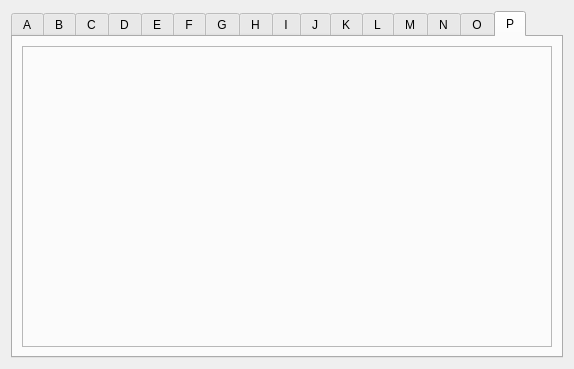
<?xml version="1.0" encoding="UTF-8"?>
<ui version="4.0">
 <class>EFrame</class>
 <widget class="QEFrame" name="EFrame">
  <property name="geometry">
   <rect>
    <x>0</x>
    <y>0</y>
    <width>574</width>
    <height>369</height>
   </rect>
  </property>
  <property name="windowTitle">
   <string>Profile plot</string>
  </property>
  <layout class="QVBoxLayout" name="verticalLayout_3">
   <item>
    <widget class="QTabWidget" name="tabWidget">
     <property name="currentIndex">
      <number>15</number>
     </property>
     <property name="elideMode">
      <enum>Qt::ElideNone</enum>
     </property>
     <widget class="QWidget" name="tab">
      <attribute name="title">
       <string>A</string>
      </attribute>
      <layout class="QVBoxLayout" name="verticalLayout_2">
       <item>
        <widget class="QFrame" name="frame_2">
         <property name="frameShape">
          <enum>QFrame::StyledPanel</enum>
         </property>
         <property name="frameShadow">
          <enum>QFrame::Raised</enum>
         </property>
         <layout class="QVBoxLayout" name="verticalLayout">
          <item>
           <widget class="QEPlot" name="qeplot_2">
            <property name="font">
             <font>
              <family>Abyssinica SIL</family>
              <pointsize>9</pointsize>
             </font>
            </property>
            <property name="variable1" stdset="0">
             <string>$(DMC)Prof1:M1Positions</string>
            </property>
            <property name="axisEnableX">
             <bool>true</bool>
            </property>
            <property name="gridEnableMajorX">
             <bool>true</bool>
            </property>
            <property name="gridEnableMajorY">
             <bool>true</bool>
            </property>
            <property name="xIncrement">
             <double>1.000000000000000</double>
            </property>
            <property name="timeSpan">
             <UInt>59</UInt>
            </property>
            <property name="tickRate">
             <UInt>50</UInt>
            </property>
           </widget>
          </item>
         </layout>
        </widget>
       </item>
      </layout>
     </widget>
     <widget class="QWidget" name="tab_2">
      <attribute name="title">
       <string>B</string>
      </attribute>
      <layout class="QVBoxLayout" name="verticalLayout_5">
       <item>
        <widget class="QFrame" name="frame_3">
         <property name="frameShape">
          <enum>QFrame::StyledPanel</enum>
         </property>
         <property name="frameShadow">
          <enum>QFrame::Raised</enum>
         </property>
         <layout class="QVBoxLayout" name="verticalLayout_4">
          <item>
           <widget class="QEPlot" name="qeplot_3">
            <property name="font">
             <font>
              <family>Abyssinica SIL</family>
              <pointsize>9</pointsize>
             </font>
            </property>
            <property name="variable1" stdset="0">
             <string>$(DMC)Prof1:M2Positions</string>
            </property>
            <property name="axisEnableX">
             <bool>true</bool>
            </property>
            <property name="gridEnableMajorX">
             <bool>true</bool>
            </property>
            <property name="gridEnableMajorY">
             <bool>true</bool>
            </property>
            <property name="xIncrement">
             <double>1.000000000000000</double>
            </property>
            <property name="timeSpan">
             <UInt>59</UInt>
            </property>
            <property name="tickRate">
             <UInt>50</UInt>
            </property>
           </widget>
          </item>
         </layout>
        </widget>
       </item>
      </layout>
     </widget>
     <widget class="QWidget" name="tab_3">
      <attribute name="title">
       <string>C</string>
      </attribute>
      <layout class="QVBoxLayout" name="verticalLayout_7">
       <item>
        <widget class="QFrame" name="frame_4">
         <property name="frameShape">
          <enum>QFrame::StyledPanel</enum>
         </property>
         <property name="frameShadow">
          <enum>QFrame::Raised</enum>
         </property>
         <layout class="QVBoxLayout" name="verticalLayout_6">
          <item>
           <widget class="QEPlot" name="qeplot_4">
            <property name="font">
             <font>
              <family>Abyssinica SIL</family>
              <pointsize>9</pointsize>
             </font>
            </property>
            <property name="variable1" stdset="0">
             <string>$(DMC)Prof1:M3Positions</string>
            </property>
            <property name="axisEnableX">
             <bool>true</bool>
            </property>
            <property name="gridEnableMajorX">
             <bool>true</bool>
            </property>
            <property name="gridEnableMajorY">
             <bool>true</bool>
            </property>
            <property name="xIncrement">
             <double>1.000000000000000</double>
            </property>
            <property name="timeSpan">
             <UInt>59</UInt>
            </property>
            <property name="tickRate">
             <UInt>50</UInt>
            </property>
           </widget>
          </item>
         </layout>
        </widget>
       </item>
      </layout>
     </widget>
     <widget class="QWidget" name="tab_4">
      <attribute name="title">
       <string>D</string>
      </attribute>
      <layout class="QVBoxLayout" name="verticalLayout_9">
       <item>
        <widget class="QFrame" name="frame_5">
         <property name="frameShape">
          <enum>QFrame::StyledPanel</enum>
         </property>
         <property name="frameShadow">
          <enum>QFrame::Raised</enum>
         </property>
         <layout class="QVBoxLayout" name="verticalLayout_8">
          <item>
           <widget class="QEPlot" name="qeplot_5">
            <property name="font">
             <font>
              <family>Abyssinica SIL</family>
              <pointsize>9</pointsize>
             </font>
            </property>
            <property name="variable1" stdset="0">
             <string>$(DMC)Prof1:M4Positions</string>
            </property>
            <property name="axisEnableX">
             <bool>true</bool>
            </property>
            <property name="gridEnableMajorX">
             <bool>true</bool>
            </property>
            <property name="gridEnableMajorY">
             <bool>true</bool>
            </property>
            <property name="xIncrement">
             <double>1.000000000000000</double>
            </property>
            <property name="timeSpan">
             <UInt>59</UInt>
            </property>
            <property name="tickRate">
             <UInt>50</UInt>
            </property>
           </widget>
          </item>
         </layout>
        </widget>
       </item>
      </layout>
     </widget>
     <widget class="QWidget" name="tab_5">
      <attribute name="title">
       <string>E</string>
      </attribute>
      <layout class="QVBoxLayout" name="verticalLayout_11">
       <item>
        <widget class="QFrame" name="frame_6">
         <property name="frameShape">
          <enum>QFrame::StyledPanel</enum>
         </property>
         <property name="frameShadow">
          <enum>QFrame::Raised</enum>
         </property>
         <layout class="QVBoxLayout" name="verticalLayout_10">
          <item>
           <widget class="QEPlot" name="qeplot_6">
            <property name="font">
             <font>
              <family>Abyssinica SIL</family>
              <pointsize>9</pointsize>
             </font>
            </property>
            <property name="variable1" stdset="0">
             <string>$(DMC)Prof1:M5Positions</string>
            </property>
            <property name="axisEnableX">
             <bool>true</bool>
            </property>
            <property name="gridEnableMajorX">
             <bool>true</bool>
            </property>
            <property name="gridEnableMajorY">
             <bool>true</bool>
            </property>
            <property name="xIncrement">
             <double>1.000000000000000</double>
            </property>
            <property name="timeSpan">
             <UInt>59</UInt>
            </property>
            <property name="tickRate">
             <UInt>50</UInt>
            </property>
           </widget>
          </item>
         </layout>
        </widget>
       </item>
      </layout>
     </widget>
     <widget class="QWidget" name="tab_6">
      <attribute name="title">
       <string>F</string>
      </attribute>
      <layout class="QVBoxLayout" name="verticalLayout_13">
       <item>
        <widget class="QFrame" name="frame_7">
         <property name="frameShape">
          <enum>QFrame::StyledPanel</enum>
         </property>
         <property name="frameShadow">
          <enum>QFrame::Raised</enum>
         </property>
         <layout class="QVBoxLayout" name="verticalLayout_12">
          <item>
           <widget class="QEPlot" name="qeplot_7">
            <property name="font">
             <font>
              <family>Abyssinica SIL</family>
              <pointsize>9</pointsize>
             </font>
            </property>
            <property name="variable1" stdset="0">
             <string>$(DMC)Prof1:M6Positions</string>
            </property>
            <property name="axisEnableX">
             <bool>true</bool>
            </property>
            <property name="gridEnableMajorX">
             <bool>true</bool>
            </property>
            <property name="gridEnableMajorY">
             <bool>true</bool>
            </property>
            <property name="xIncrement">
             <double>1.000000000000000</double>
            </property>
            <property name="timeSpan">
             <UInt>59</UInt>
            </property>
            <property name="tickRate">
             <UInt>50</UInt>
            </property>
           </widget>
          </item>
         </layout>
        </widget>
       </item>
      </layout>
     </widget>
     <widget class="QWidget" name="tab_7">
      <attribute name="title">
       <string>G</string>
      </attribute>
      <layout class="QVBoxLayout" name="verticalLayout_15">
       <item>
        <widget class="QFrame" name="frame_8">
         <property name="frameShape">
          <enum>QFrame::StyledPanel</enum>
         </property>
         <property name="frameShadow">
          <enum>QFrame::Raised</enum>
         </property>
         <layout class="QVBoxLayout" name="verticalLayout_14">
          <item>
           <widget class="QEPlot" name="qeplot_8">
            <property name="font">
             <font>
              <family>Abyssinica SIL</family>
              <pointsize>9</pointsize>
             </font>
            </property>
            <property name="variable1" stdset="0">
             <string>$(DMC)Prof1:M7Positions</string>
            </property>
            <property name="axisEnableX">
             <bool>true</bool>
            </property>
            <property name="gridEnableMajorX">
             <bool>true</bool>
            </property>
            <property name="gridEnableMajorY">
             <bool>true</bool>
            </property>
            <property name="xIncrement">
             <double>1.000000000000000</double>
            </property>
            <property name="timeSpan">
             <UInt>59</UInt>
            </property>
            <property name="tickRate">
             <UInt>50</UInt>
            </property>
           </widget>
          </item>
         </layout>
        </widget>
       </item>
      </layout>
     </widget>
     <widget class="QWidget" name="tab_8">
      <attribute name="title">
       <string>H</string>
      </attribute>
      <layout class="QVBoxLayout" name="verticalLayout_17">
       <item>
        <widget class="QFrame" name="frame_9">
         <property name="frameShape">
          <enum>QFrame::StyledPanel</enum>
         </property>
         <property name="frameShadow">
          <enum>QFrame::Raised</enum>
         </property>
         <layout class="QVBoxLayout" name="verticalLayout_16">
          <item>
           <widget class="QEPlot" name="qeplot_9">
            <property name="font">
             <font>
              <family>Abyssinica SIL</family>
              <pointsize>9</pointsize>
             </font>
            </property>
            <property name="variable1" stdset="0">
             <string>$(DMC)Prof1:M8Positions</string>
            </property>
            <property name="axisEnableX">
             <bool>true</bool>
            </property>
            <property name="gridEnableMajorX">
             <bool>true</bool>
            </property>
            <property name="gridEnableMajorY">
             <bool>true</bool>
            </property>
            <property name="xIncrement">
             <double>1.000000000000000</double>
            </property>
            <property name="timeSpan">
             <UInt>59</UInt>
            </property>
            <property name="tickRate">
             <UInt>50</UInt>
            </property>
           </widget>
          </item>
         </layout>
        </widget>
       </item>
      </layout>
     </widget>
     <widget class="QWidget" name="tab_9">
      <attribute name="title">
       <string>I</string>
      </attribute>
      <layout class="QVBoxLayout" name="verticalLayout_19">
       <item>
        <widget class="QFrame" name="frame_10">
         <property name="frameShape">
          <enum>QFrame::StyledPanel</enum>
         </property>
         <property name="frameShadow">
          <enum>QFrame::Raised</enum>
         </property>
         <layout class="QVBoxLayout" name="verticalLayout_18">
          <item>
           <widget class="QEPlot" name="qeplot_10">
            <property name="font">
             <font>
              <family>Abyssinica SIL</family>
              <pointsize>9</pointsize>
             </font>
            </property>
            <property name="variable1" stdset="0">
             <string>$(DMC)Prof1:M9Positions</string>
            </property>
            <property name="axisEnableX">
             <bool>true</bool>
            </property>
            <property name="gridEnableMajorX">
             <bool>true</bool>
            </property>
            <property name="gridEnableMajorY">
             <bool>true</bool>
            </property>
            <property name="xIncrement">
             <double>1.000000000000000</double>
            </property>
            <property name="timeSpan">
             <UInt>59</UInt>
            </property>
            <property name="tickRate">
             <UInt>50</UInt>
            </property>
           </widget>
          </item>
         </layout>
        </widget>
       </item>
      </layout>
     </widget>
     <widget class="QWidget" name="tab_10">
      <attribute name="title">
       <string>J</string>
      </attribute>
      <layout class="QVBoxLayout" name="verticalLayout_21">
       <item>
        <widget class="QFrame" name="frame_11">
         <property name="frameShape">
          <enum>QFrame::StyledPanel</enum>
         </property>
         <property name="frameShadow">
          <enum>QFrame::Raised</enum>
         </property>
         <layout class="QVBoxLayout" name="verticalLayout_20">
          <item>
           <widget class="QEPlot" name="qeplot_11">
            <property name="font">
             <font>
              <family>Abyssinica SIL</family>
              <pointsize>9</pointsize>
             </font>
            </property>
            <property name="variable1" stdset="0">
             <string>$(DMC)Prof1:M10Positions</string>
            </property>
            <property name="axisEnableX">
             <bool>true</bool>
            </property>
            <property name="gridEnableMajorX">
             <bool>true</bool>
            </property>
            <property name="gridEnableMajorY">
             <bool>true</bool>
            </property>
            <property name="xIncrement">
             <double>1.000000000000000</double>
            </property>
            <property name="timeSpan">
             <UInt>59</UInt>
            </property>
            <property name="tickRate">
             <UInt>50</UInt>
            </property>
           </widget>
          </item>
         </layout>
        </widget>
       </item>
      </layout>
     </widget>
     <widget class="QWidget" name="tab_11">
      <attribute name="title">
       <string>K</string>
      </attribute>
      <layout class="QVBoxLayout" name="verticalLayout_23">
       <item>
        <widget class="QFrame" name="frame_12">
         <property name="frameShape">
          <enum>QFrame::StyledPanel</enum>
         </property>
         <property name="frameShadow">
          <enum>QFrame::Raised</enum>
         </property>
         <layout class="QVBoxLayout" name="verticalLayout_22">
          <item>
           <widget class="QEPlot" name="qeplot_12">
            <property name="font">
             <font>
              <family>Abyssinica SIL</family>
              <pointsize>9</pointsize>
             </font>
            </property>
            <property name="variable1" stdset="0">
             <string>$(DMC)Prof1:M11Positions</string>
            </property>
            <property name="axisEnableX">
             <bool>true</bool>
            </property>
            <property name="gridEnableMajorX">
             <bool>true</bool>
            </property>
            <property name="gridEnableMajorY">
             <bool>true</bool>
            </property>
            <property name="xIncrement">
             <double>1.000000000000000</double>
            </property>
            <property name="timeSpan">
             <UInt>59</UInt>
            </property>
            <property name="tickRate">
             <UInt>50</UInt>
            </property>
           </widget>
          </item>
         </layout>
        </widget>
       </item>
      </layout>
     </widget>
     <widget class="QWidget" name="tab_12">
      <attribute name="title">
       <string>L</string>
      </attribute>
      <layout class="QVBoxLayout" name="verticalLayout_25">
       <item>
        <widget class="QFrame" name="frame_13">
         <property name="frameShape">
          <enum>QFrame::StyledPanel</enum>
         </property>
         <property name="frameShadow">
          <enum>QFrame::Raised</enum>
         </property>
         <layout class="QVBoxLayout" name="verticalLayout_24">
          <item>
           <widget class="QEPlot" name="qeplot_13">
            <property name="font">
             <font>
              <family>Abyssinica SIL</family>
              <pointsize>9</pointsize>
             </font>
            </property>
            <property name="variable1" stdset="0">
             <string>$(DMC)Prof1:M12Positions</string>
            </property>
            <property name="axisEnableX">
             <bool>true</bool>
            </property>
            <property name="gridEnableMajorX">
             <bool>true</bool>
            </property>
            <property name="gridEnableMajorY">
             <bool>true</bool>
            </property>
            <property name="xIncrement">
             <double>1.000000000000000</double>
            </property>
            <property name="timeSpan">
             <UInt>59</UInt>
            </property>
            <property name="tickRate">
             <UInt>50</UInt>
            </property>
           </widget>
          </item>
         </layout>
        </widget>
       </item>
      </layout>
     </widget>
     <widget class="QWidget" name="tab_13">
      <attribute name="title">
       <string>M</string>
      </attribute>
      <layout class="QVBoxLayout" name="verticalLayout_27">
       <item>
        <widget class="QFrame" name="frame_14">
         <property name="frameShape">
          <enum>QFrame::StyledPanel</enum>
         </property>
         <property name="frameShadow">
          <enum>QFrame::Raised</enum>
         </property>
         <layout class="QVBoxLayout" name="verticalLayout_26">
          <item>
           <widget class="QEPlot" name="qeplot_14">
            <property name="font">
             <font>
              <family>Abyssinica SIL</family>
              <pointsize>9</pointsize>
             </font>
            </property>
            <property name="variable1" stdset="0">
             <string>$(DMC)Prof1:M13Positions</string>
            </property>
            <property name="axisEnableX">
             <bool>true</bool>
            </property>
            <property name="gridEnableMajorX">
             <bool>true</bool>
            </property>
            <property name="gridEnableMajorY">
             <bool>true</bool>
            </property>
            <property name="xIncrement">
             <double>1.000000000000000</double>
            </property>
            <property name="timeSpan">
             <UInt>59</UInt>
            </property>
            <property name="tickRate">
             <UInt>50</UInt>
            </property>
           </widget>
          </item>
         </layout>
        </widget>
       </item>
      </layout>
     </widget>
     <widget class="QWidget" name="tab_14">
      <attribute name="title">
       <string>N</string>
      </attribute>
      <layout class="QVBoxLayout" name="verticalLayout_29">
       <item>
        <widget class="QFrame" name="frame_15">
         <property name="frameShape">
          <enum>QFrame::StyledPanel</enum>
         </property>
         <property name="frameShadow">
          <enum>QFrame::Raised</enum>
         </property>
         <layout class="QVBoxLayout" name="verticalLayout_28">
          <item>
           <widget class="QEPlot" name="qeplot_15">
            <property name="font">
             <font>
              <family>Abyssinica SIL</family>
              <pointsize>9</pointsize>
             </font>
            </property>
            <property name="variable1" stdset="0">
             <string>$(DMC)Prof1:M14Positions</string>
            </property>
            <property name="axisEnableX">
             <bool>true</bool>
            </property>
            <property name="gridEnableMajorX">
             <bool>true</bool>
            </property>
            <property name="gridEnableMajorY">
             <bool>true</bool>
            </property>
            <property name="xIncrement">
             <double>1.000000000000000</double>
            </property>
            <property name="timeSpan">
             <UInt>59</UInt>
            </property>
            <property name="tickRate">
             <UInt>50</UInt>
            </property>
           </widget>
          </item>
         </layout>
        </widget>
       </item>
      </layout>
     </widget>
     <widget class="QWidget" name="tab_15">
      <attribute name="title">
       <string>O</string>
      </attribute>
      <layout class="QVBoxLayout" name="verticalLayout_31">
       <item>
        <widget class="QFrame" name="frame_16">
         <property name="frameShape">
          <enum>QFrame::StyledPanel</enum>
         </property>
         <property name="frameShadow">
          <enum>QFrame::Raised</enum>
         </property>
         <layout class="QVBoxLayout" name="verticalLayout_30">
          <item>
           <widget class="QEPlot" name="qeplot_16">
            <property name="font">
             <font>
              <family>Abyssinica SIL</family>
              <pointsize>9</pointsize>
             </font>
            </property>
            <property name="variable1" stdset="0">
             <string>$(DMC)Prof1:M15Positions</string>
            </property>
            <property name="axisEnableX">
             <bool>true</bool>
            </property>
            <property name="gridEnableMajorX">
             <bool>true</bool>
            </property>
            <property name="gridEnableMajorY">
             <bool>true</bool>
            </property>
            <property name="xIncrement">
             <double>1.000000000000000</double>
            </property>
            <property name="timeSpan">
             <UInt>59</UInt>
            </property>
            <property name="tickRate">
             <UInt>50</UInt>
            </property>
           </widget>
          </item>
         </layout>
        </widget>
       </item>
      </layout>
     </widget>
     <widget class="QWidget" name="tab_16">
      <attribute name="title">
       <string>P</string>
      </attribute>
      <layout class="QVBoxLayout" name="verticalLayout_33">
       <item>
        <widget class="QFrame" name="frame_17">
         <property name="frameShape">
          <enum>QFrame::StyledPanel</enum>
         </property>
         <property name="frameShadow">
          <enum>QFrame::Raised</enum>
         </property>
         <layout class="QVBoxLayout" name="verticalLayout_32">
          <item>
           <widget class="QEPlot" name="qeplot_17">
            <property name="font">
             <font>
              <family>Abyssinica SIL</family>
              <pointsize>9</pointsize>
             </font>
            </property>
            <property name="variable1" stdset="0">
             <string>$(DMC)Prof1:M16Positions</string>
            </property>
            <property name="axisEnableX">
             <bool>true</bool>
            </property>
            <property name="gridEnableMajorX">
             <bool>true</bool>
            </property>
            <property name="gridEnableMajorY">
             <bool>true</bool>
            </property>
            <property name="xIncrement">
             <double>1.000000000000000</double>
            </property>
            <property name="timeSpan">
             <UInt>59</UInt>
            </property>
            <property name="tickRate">
             <UInt>50</UInt>
            </property>
           </widget>
          </item>
         </layout>
        </widget>
       </item>
      </layout>
     </widget>
    </widget>
   </item>
  </layout>
 </widget>
 <customwidgets>
  <customwidget>
   <class>QwtPlot</class>
   <extends>QFrame</extends>
   <header>qwt_plot.h</header>
  </customwidget>
  <customwidget>
   <class>QEPlot</class>
   <extends>QwtPlot</extends>
   <header>QEPlot.h</header>
  </customwidget>
  <customwidget>
   <class>QEFrame</class>
   <extends>QFrame</extends>
   <header>QEFrame.h</header>
   <container>1</container>
  </customwidget>
 </customwidgets>
 <resources/>
 <connections/>
</ui>
